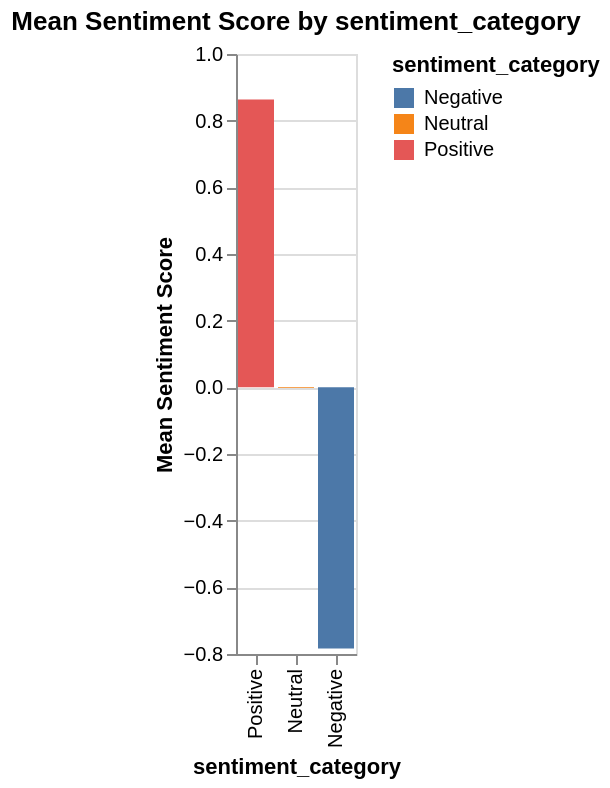

The notebook cell this image was saved under:
### Code cell
import altair as alt

# Prepare data for mean sentiment score by sentiment_category
dfg_sentiment_category = df_output.groupby('sentiment_category')['sentiment_score'].mean().reset_index()

# Create the Altair bar chart for Sentiment Score by sentiment_category
chart_sentiment_category = alt.Chart(dfg_sentiment_category).mark_bar().encode(
    x=alt.X('sentiment_category:N', title='sentiment_category', sort='-y'), # Sort by sentiment score
    y=alt.Y('sentiment_score:Q', title='Mean Sentiment Score'),
    color=alt.Color('sentiment_category:N', legend=alt.Legend(title="sentiment_category")),
    tooltip=['sentiment_category', 'sentiment_score']
).properties(
    title='Mean Sentiment Score by sentiment_category'
).interactive()

chart_sentiment_category

### Figure 1 — Vega-Lite specification as saved in the notebook (floating-point values rounded to 4 significant figures)
{"config": {"view": {"continuousWidth": 300, "continuousHeight": 300}}, "data": {"name": "data-17fc7dd78dcc03cd1d83ae5db9754d6b"}, "mark": {"type": "bar"}, "encoding": {"color": {"field": "sentiment_category", "legend": {"title": "sentiment_category"}, "type": "nominal"}, "tooltip": [{"field": "sentiment_category", "type": "nominal"}, {"field": "sentiment_score", "type": "quantitative"}], "x": {"field": "sentiment_category", "sort": "-y", "title": "sentiment_category", "type": "nominal"}, "y": {"field": "sentiment_score", "title": "Mean Sentiment Score", "type": "quantitative"}}, "params": [{"name": "param_2", "select": {"type": "interval", "encodings": ["x", "y"]}, "bind": "scales"}], "title": "Mean Sentiment Score by sentiment_category", "$schema": "https://vega.github.io/schema/vega-lite/v5.20.1.json", "datasets": {"data-17fc7dd78dcc03cd1d83ae5db9754d6b": [{"sentiment_category": "Negative", "sentiment_score": -0.7837}, {"sentiment_category": "Neutral", "sentiment_score": -0.001829}, {"sentiment_category": "Positive", "sentiment_score": 0.8636}]}}
